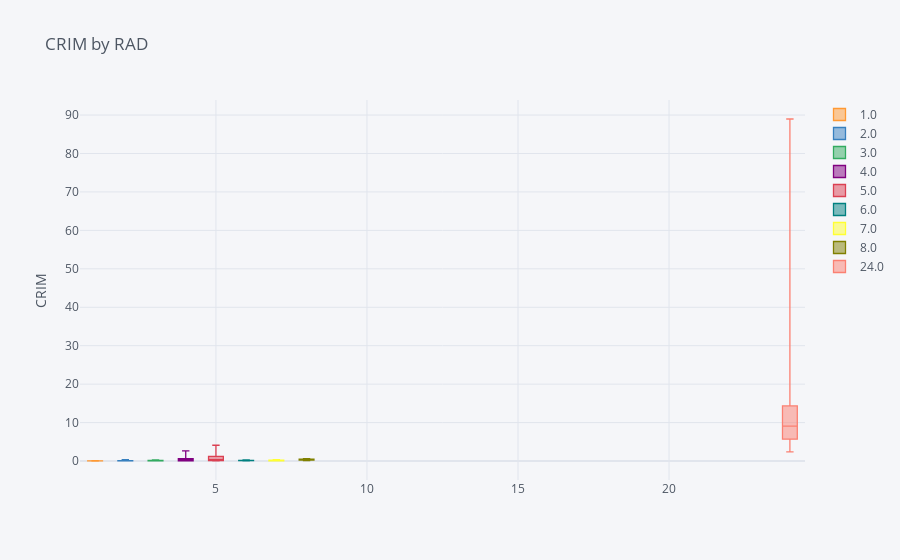

The notebook cell this image was saved under:
### Code cell
df.pivot(columns='RAD', values='CRIM').iplot(
        kind='box',
        yTitle='CRIM',
        title='CRIM by RAD')

### Figure 1 — Plotly figure (JSON) as saved in the notebook; plotly's stock layout.template omitted (floating-point values rounded to 4 significant figures; data arrays with more than 128 entries replaced by an {"elided": "..."} marker saying what was removed)
{"data": [{"boxpoints": false, "line": {"width": 1.3}, "marker": {"color": "rgba(255, 153, 51, 1.0)"}, "name": "1.0", "orientation": "v", "type": "box", "y": {"elided": "506 float values"}}, {"boxpoints": false, "line": {"width": 1.3}, "marker": {"color": "rgba(55, 128, 191, 1.0)"}, "name": "2.0", "orientation": "v", "type": "box", "y": {"elided": "506 float values"}}, {"boxpoints": false, "line": {"width": 1.3}, "marker": {"color": "rgba(50, 171, 96, 1.0)"}, "name": "3.0", "orientation": "v", "type": "box", "y": {"elided": "506 float values"}}, {"boxpoints": false, "line": {"width": 1.3}, "marker": {"color": "rgba(128, 0, 128, 1.0)"}, "name": "4.0", "orientation": "v", "type": "box", "y": {"elided": "506 float values"}}, {"boxpoints": false, "line": {"width": 1.3}, "marker": {"color": "rgba(219, 64, 82, 1.0)"}, "name": "5.0", "orientation": "v", "type": "box", "y": {"elided": "506 float values"}}, {"boxpoints": false, "line": {"width": 1.3}, "marker": {"color": "rgba(0, 128, 128, 1.0)"}, "name": "6.0", "orientation": "v", "type": "box", "y": {"elided": "506 float values"}}, {"boxpoints": false, "line": {"width": 1.3}, "marker": {"color": "rgba(255, 255, 51, 1.0)"}, "name": "7.0", "orientation": "v", "type": "box", "y": {"elided": "506 float values"}}, {"boxpoints": false, "line": {"width": 1.3}, "marker": {"color": "rgba(128, 128, 0, 1.0)"}, "name": "8.0", "orientation": "v", "type": "box", "y": {"elided": "506 float values"}}, {"boxpoints": false, "line": {"width": 1.3}, "marker": {"color": "rgba(251, 128, 114, 1.0)"}, "name": "24.0", "orientation": "v", "type": "box", "y": {"elided": "506 float values"}}], "layout": {"legend": {"bgcolor": "#F5F6F9", "font": {"color": "#4D5663"}}, "paper_bgcolor": "#F5F6F9", "plot_bgcolor": "#F5F6F9", "title": {"font": {"color": "#4D5663"}, "text": "CRIM by RAD"}, "xaxis": {"gridcolor": "#E1E5ED", "showgrid": true, "tickfont": {"color": "#4D5663"}, "title": {"font": {"color": "#4D5663"}, "text": ""}, "zerolinecolor": "#E1E5ED"}, "yaxis": {"gridcolor": "#E1E5ED", "showgrid": true, "tickfont": {"color": "#4D5663"}, "title": {"font": {"color": "#4D5663"}, "text": "CRIM"}, "zerolinecolor": "#E1E5ED"}}}
